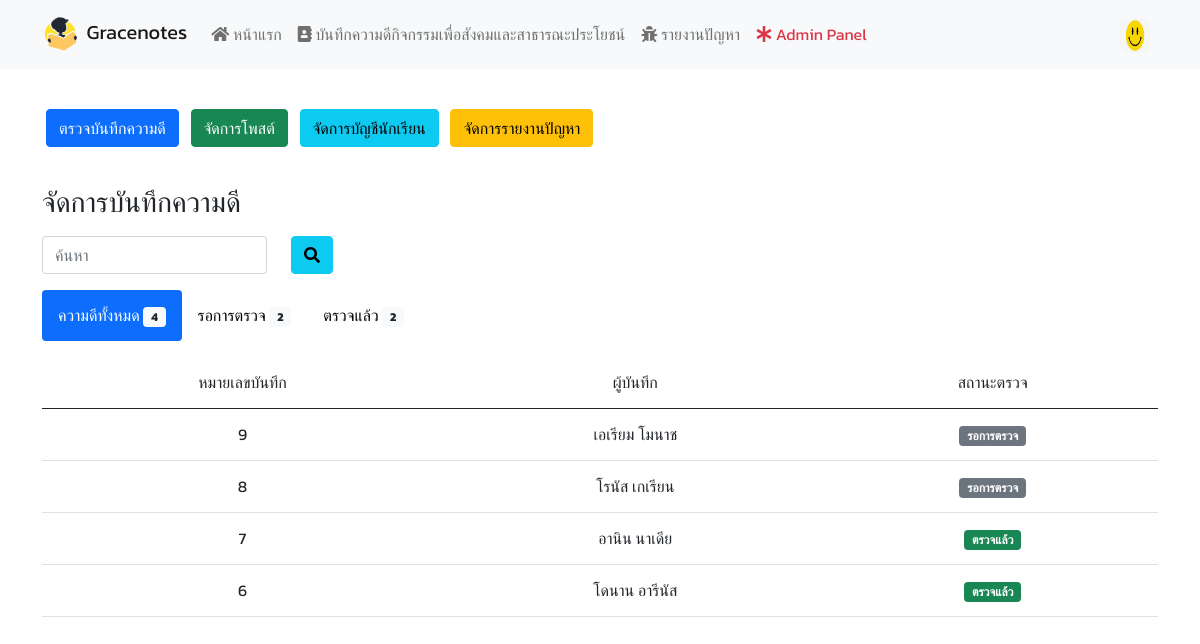
The page /main.php?q=mgrace (signed in) on the database its author committed.
### tables this page shows
CREATE TABLE `members` (
  `member_id` int(4) NOT NULL COMMENT 'หมายเลขกำกับสมาชิก',
  `member_user` varchar(10) NOT NULL COMMENT 'รหัสนักเรียน',
  `member_password` varchar(15) NOT NULL COMMENT 'รหัสผ่าน',
  `member_fname` varchar(30) NOT NULL COMMENT 'ชื่อ',
  `member_lname` varchar(30) NOT NULL COMMENT 'นามสกุล',
  `member_class` varchar(5) DEFAULT NULL COMMENT 'ห้องเรียน',
  `member_no` varchar(2) DEFAULT NULL COMMENT 'เลขที่',
  `member_dob` date NOT NULL COMMENT 'วันเกิด',
  `member_address` text NOT NULL COMMENT 'ที่อยู่',
  `member_img` varchar(30) NOT NULL COMMENT 'รูปประจำตัว',
  `member_level` enum('student','teacher') NOT NULL DEFAULT 'student' COMMENT 'บทบาท',
  `member_timestamp` timestamp NOT NULL DEFAULT CURRENT_TIMESTAMP COMMENT 'ประทับเวลา'
);

CREATE TABLE `grace` (
  `grace_id` int(4) NOT NULL COMMENT 'หมายเลขกำกับความดี',
  `grace_time` time NOT NULL COMMENT 'จำนวนเวลาที่ใช้ทำความดี',
  `grace_date` date NOT NULL COMMENT 'วันที่ทำความดี',
  `grace_detail` text NOT NULL COMMENT 'รายละเอียดความดี',
  `grace_agency` varchar(50) NOT NULL COMMENT 'หน่วยงานที่ทำความดี',
  `grace_img` varchar(30) NOT NULL COMMENT 'รูปถ่ายความดี',
  `grace_check` enum('รอการอนุมัติ','ผ่าน','ไม่ผ่าน') NOT NULL DEFAULT 'รอการอนุมัติ' COMMENT 'การรับรองความดี',
  `member_id` int(4) NOT NULL COMMENT 'หมายเลขผู้บันทึกความดี',
  `grace_timestamp` timestamp NOT NULL DEFAULT CURRENT_TIMESTAMP COMMENT 'ประทับเวลาความดี'
);

### main.php (the view, shortened to what this page needs)
<?php
require 'connection.php';
$uid = $_SESSION['uid'];
$a = "SELECT * FROM members WHERE member_id='$uid'";
$resa = mysqli_query($dbcon, $a);
$rowa = mysqli_fetch_array($resa, MYSQLI_ASSOC);
?>
<!doctype html>
<html lang="en">
<head>
    <link href="./css/bootstrap.min.css" rel="stylesheet">
    <link rel="stylesheet" href="https://use.fontawesome.com/releases/v5.6.3/css/all.css"
>
</head>
<body>
    <nav class="navbar navbar-expand-lg navbar-light bg-light fixed-top">
        <div class="container">
            <a class="navbar-brand" href="main.php">
                <img src="./pictures/logo.jpg" alt="" width="40" height="40" class="d-inline-block align-center">
                Gracenotes
            </a>
            <div class="collapse navbar-collapse text-end" id="navbarSupportedContent">
                <ul class="navbar-nav me-auto mb-2 mb-lg-0">
                    <li class="nav-item">
                        <a class="nav-link <?php if (!isset($_GET['q'])){ echo 'active'; } ?>" href="./main.php"><i
                                class="fas fa-home"></i> หน้าแรก</a>
                    </li>
                    <li class="nav-item">
                        <a class="nav-link <?php if (isset($_GET['q']) && $_GET['q'] == 'grace'){ echo 'active'; } ?>"
                            href="./main.php?q=grace"><i class="fas fa-address-book"></i>
                            บันทึกความดีกิจกรรมเพื่อสังคมและสาธารณะประโยชน์</a>
                    </li>
                    <li class="nav-item">
                        <a class="nav-link <?php if (isset($_GET['q']) && $_GET['q'] == 'report'){ echo 'active'; } ?>"
                            href="./main.php?q=report"><i class="fas fa-bug"></i> รายงานปัญหา</a>
                    </li>
                    <?php
                    if ($_SESSION['level'] == 'teacher'){
                    ?>
                    <li class="nav-item">
                        <a class="nav-link <?php if (isset($_GET['q']) && $_GET['q'] == 'admin'){ echo 'active'; } ?> text-danger"
                            href="./main.php?q=admin"><i class="fas fa-asterisk"></i> Admin Panel</a>
                    </li>
                    <?php
                    }
                    ?>
                </ul>
                <ul class="navbar-nav ms-auto mb-2 mb-lg-0">
                    <li class="nav-item dropdown dropstart">
                        <a class="nav-link" href="#" id="navbarDropdown" role="button" data-bs-toggle="dropdown"
                            aria-expanded="false">
                            <img src="./student/<?php echo $rowa['member_img']; ?>" alt="" style="border-radius: 8px;"
                                width="30" height="35">
                        </a>
                    </li>
                </ul>
            </div>
        </div>
    </nav>
    <br><br><br>
        <?php
        if (isset($_GET['q']) && $_GET['q'] == 'mgrace' && $_SESSION['level'] == 'teacher'){
        ?>
        <div class="container">
            <a href="?q=mgrace"><button class="btn btn-primary m-1">ตรวจบันทึกความดี</button></a>
            <a href="?q=msocial"><button class="btn btn-success m-1">จัดการโพสต์</button></a>
            <a href="?q=maccount"><button class="btn btn-info m-1">จัดการบัญชีนักเรียน</button></a>
            <a href="?q=mreport"><button class="btn btn-warning m-1">จัดการรายงานปัญหา</button></a>
            <br><br>
            <h3>จัดการบันทึกความดี</h3>
            <form action="main.php" method="GET" class="row my-3">
                <div class="col-auto">
                    <input type="text" class="form-control" placeholder="ค้นหา" name="key" required>
                </div>
                <div class="col-auto">
                    <button type="submit" class="btn btn-info"><i class="fas fa-search"></i></button>
                </div>
            </form>
            <?php
            $c = "SELECT COUNT(grace_id) AS total FROM grace";
            $resc = mysqli_query($dbcon, $c);
            $rowc = mysqli_fetch_array($resc, MYSQLI_ASSOC);
            $c1 = "SELECT COUNT(grace_id) AS wait FROM grace WHERE grace_check='รอการอนุมัติ'";
            $resc1 = mysqli_query($dbcon, $c1);
            $rowc1 = mysqli_fetch_array($resc1, MYSQLI_ASSOC);
            $c2 = "SELECT COUNT(grace_id) AS checked FROM grace WHERE grace_check!='รอการอนุมัติ'";
            $resc2 = mysqli_query($dbcon, $c2);
            $rowc2 = mysqli_fetch_array($resc2, MYSQLI_ASSOC);
            ?>
            <ul class="nav nav-pills mb-3" id="pills-tab" role="tablist">
                <li class="nav-item" role="presentation">
                    <button class="nav-link active" id="pills-home-tab" data-bs-toggle="pill"
                        data-bs-target="#pills-home" type="button" role="tab" aria-controls="pills-home"
                        aria-selected="true">ความดีทั้งหมด <span class="badge bg-light text-dark">
                            <?php echo $rowc['total']; ?>
                        </span> </button>
                </li>
                <li class="nav-item" role="presentation">
                    <button class="nav-link" id="pills-profile-tab" data-bs-toggle="pill"
                        data-bs-target="#pills-profile" type="button" role="tab" aria-controls="pills-profile"
                        aria-selected="false">รอการตรวจ <span class="badge bg-light text-dark">
                            <?php echo $rowc1['wait']; ?>
                        </span> </button>
                </li>
                <li class="nav-item" role="presentation">
                    <button class="nav-link" id="pills-contact-tab" data-bs-toggle="pill"
                        data-bs-target="#pills-contact" type="button" role="tab" aria-controls="pills-contact"
                        aria-selected="false">ตรวจแล้ว <span class="badge bg-light text-dark">
                            <?php echo $rowc2['checked']; ?>
                        </span> </button>
                </li>
            </ul>
            <div class="tab-content" id="pills-tabContent">
                <div class="tab-pane fade show active" id="pills-home" role="tabpanel" aria-labelledby="pills-home-tab">
                    <table class="table table-hover">
                        <thead>
                            <tr>
                                <td class="text-center">หมายเลขบันทึก</td>
                                <td class="text-center">ผู้บันทึก</td>
                                <td class="text-center">สถานะตรวจ</td>
                            </tr>
                        </thead>
                        <tbody>
                            <?php
                    $q = "SELECT * FROM grace ORDER BY grace_id DESC";
                    $resq = mysqli_query($dbcon, $q);
                    while ($rowq = mysqli_fetch_array($resq, MYSQLI_ASSOC)) {
                    ?>
                            <tr>
                                <td class="text-center">
                                    <?php echo $rowq['grace_id']; ?>
                                </td>
                                <?php
                            $id_stu = $rowq['member_id'];
                            $m = "SELECT member_fname, member_lname FROM members WHERE member_id='$id_stu'";
                            $resm = mysqli_query($dbcon, $m);
                            $rowm = mysqli_fetch_array($resm, MYSQLI_ASSOC);
                            ?>
                                <td class="text-center">
                                    <?php echo $rowm['member_fname'].' '.$rowm['member_lname']; ?>
                                </td>
                                <td class="text-center">
                                    <a href="?q=mview&g=<?php echo $rowq['grace_id']; ?>">
                                        <?php
                                if ($rowq['grace_check'] == 'รอการอนุมัติ'){
                                    echo "
                                    <span class='badge bg-secondary'>รอการตรวจ</span>
                                    ";
                                }else{
                                    echo "
                                    <span class='badge bg-success'>ตรวจแล้ว</span>
                                    ";
                                    }
                                    ?>
                                    </a>
                                </td>
                            </tr>
                            <?php
                    }
                    ?>
                        </tbody>
                    </table>
                </div>
            </div>
            <br><br>
        </div>
        <?php
        }
        ?>
</body>
</html>

### main.php (style rules this page uses)
body { font-family: 'Kanit', sans-serif; line-height: 35px; }

### rows shown on the page
members: member_img (picture)
grace: grace_id "9", member.member_fname "เอเรียม", member.member_lname "โมนาช", grace_check "รอการตรวจ"
grace: grace_id "8", member.member_fname "โรนัส", member.member_lname "เกเรียน", grace_check "รอการตรวจ"
grace: grace_id "7", member.member_fname "อานิน", member.member_lname "นาเดีย", grace_check "ตรวจแล้ว"
grace: grace_id "6", member.member_fname "โดนาน", member.member_lname "อารีนัส", grace_check "ตรวจแล้ว"

### other values the page prints
$rowc['total'] "4"
$rowc1['wait'] "2"
$rowc2['checked'] "2"
